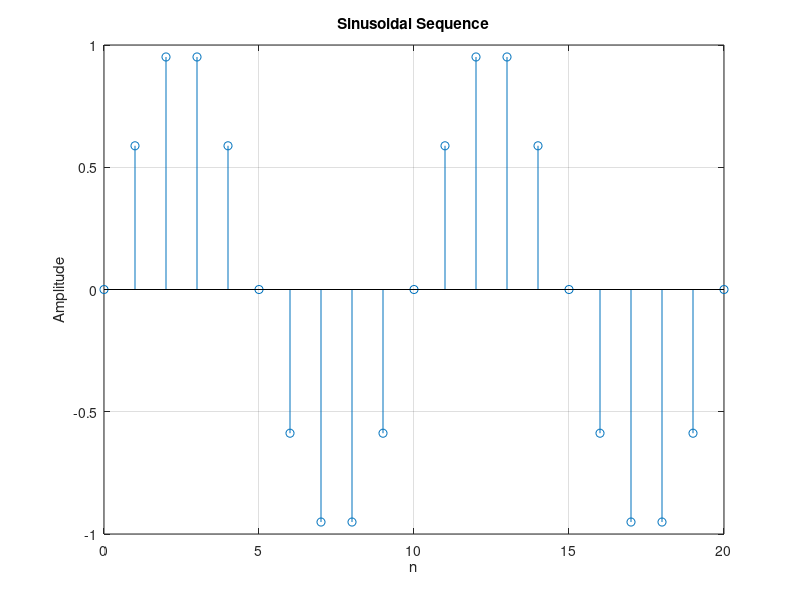

This chart was generated by the following MATLAB code:
clc;
clear;
close all;
%Unit Implse 
n = -10:10; 
impulse = [zeros(1,10) 1 zeros(1,10)]; 
stem(n,impulse, 'filled');
title('Unit Impulse Sequence');
xlabel('n'); 
ylabel('Amplitude');
grid on;
% Delayed Unit Impulse
M=2
delay_impulse = (n == M);
stem(n,delay_impulse);
title ('Delayed Unit Impulse Sequence');
xlabel( 'n ' ); ylabel( 'Amplitude' );
grid on;
%Unit Step
n = -10:10;
unit_step = (n >= 0);
stem(n, unit_step );
title ( 'Unit Step Sequence' );
xlabel( 'n' ); ylabel( 'Amplitude');
grid on;
%Sinusoidal Sequences
n = 0:20;
x = sin(2*pi*0.1*n);
stem(n, x);
title ( 'Sinusoidal Sequence');
xlabel( 'n' ); ylabel( 'Amplitude');
grid on;
%Linear and Nonlinear Systems
